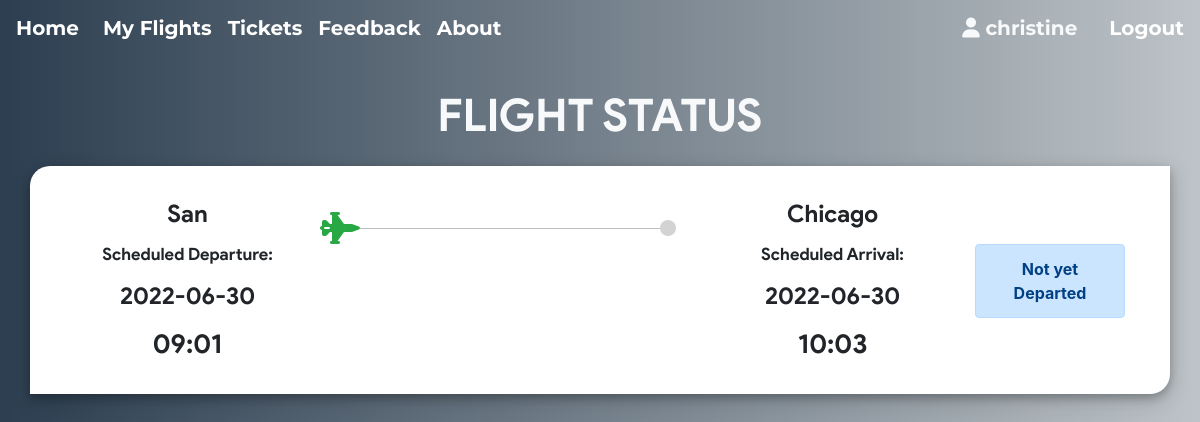
The page /my_flights.php (signed in) on the database as committed earlier.
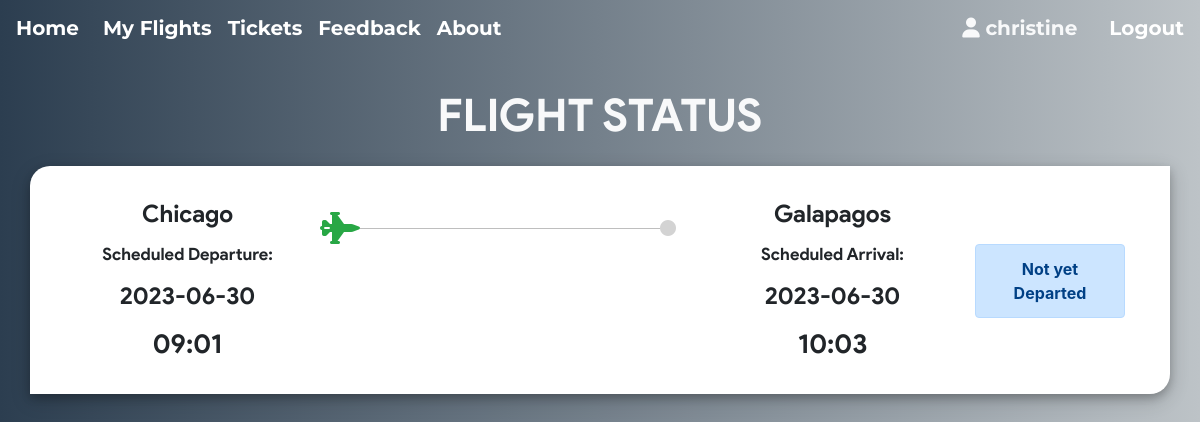
The same page on the database as committed later.
### tables this page shows
CREATE TABLE `ticket` (
  `ticket_id` int(11) NOT NULL,
  `passenger_id` int(11) NOT NULL,
  `flight_id` int(11) NOT NULL,
  `user_id` int(11) NOT NULL,
  `seat_no` varchar(10) NOT NULL,
  `cost` int(11) NOT NULL,
  `class` varchar(3) NOT NULL
);

CREATE TABLE `flight` (
  `flight_id` int(11) NOT NULL,
  `admin_id` int(11) NOT NULL,
  `arrivale` datetime NOT NULL,
  `departure` datetime NOT NULL,
  `Destination` varchar(20) NOT NULL,
  `source` varchar(20) NOT NULL,
  `airline` varchar(20) NOT NULL,
  `Seats` varchar(110) NOT NULL,
  `duration` varchar(20) NOT NULL,
  `Price` int(11) NOT NULL,
  `status` varchar(6) DEFAULT NULL,
  `issue` varchar(50) DEFAULT NULL,
  `last_seat` varchar(5) DEFAULT '',
  `bus_seats` int(11) DEFAULT '20',
  `last_bus_seat` varchar(5) DEFAULT ''
);

### my_flights.php (the view, shortened to what the changed rows need)
<?php if(isset($_SESSION['userId'])) {
    require 'helpers/init_conn_db.php';
?>
<main>
    <div class="container">
    <h1 class="text-center text-light mt-4 mb-4">FLIGHT STATUS</h1>
    <?php
    $sql_t = 'SELECT * FROM Ticket WHERE user_id=?';
    $stmt_t = mysqli_stmt_init($conn);
    if(!mysqli_stmt_prepare($stmt_t,$sql_t)) {
        header('Location: ticket.php?error=sqlerror');
        exit();
    } else {
        mysqli_stmt_bind_param($stmt_t,'i',$_SESSION['userId']);
        mysqli_stmt_execute($stmt_t);
        $result_t = mysqli_stmt_get_result($stmt_t);
        while($row_t = mysqli_fetch_assoc($result_t)) {
            $sql = 'SELECT * FROM Passenger_profile WHERE passenger_id=?';
            $stmt = mysqli_stmt_init($conn);
            if(!mysqli_stmt_prepare($stmt,$sql)) {
                header('Location: my_flights.php?error=sqlerror');
                exit();
            } else {
                mysqli_stmt_bind_param($stmt,'i',$row_t['passenger_id']);
                mysqli_stmt_execute($stmt);
                $result = mysqli_stmt_get_result($stmt);
                if ($row = mysqli_fetch_assoc($result)) {
                    $sql_f = 'SELECT * FROM Flight WHERE flight_id=? ';
                    $stmt_f = mysqli_stmt_init($conn);
                    if(!mysqli_stmt_prepare($stmt_f,$sql_f)) {
                        header('Location: my_flights.php?error=sqlerror');
                        exit();
                    } else {
                        mysqli_stmt_bind_param($stmt_f,'i',$row_t['flight_id']);
                        mysqli_stmt_execute($stmt_f);
                        $result_f = mysqli_stmt_get_result($stmt_f);
                        if($row_f = mysqli_fetch_assoc($result_f)) {
                            $date_time_dep = $row_f['departure'];
                            $date_dep = substr($date_time_dep,0,10);
                            $time_dep = substr($date_time_dep,10,6) ;
                            $date_time_arr = $row_f['arrivale'];
                            $date_arr = substr($date_time_arr,0,10);
                            $time_arr = substr($date_time_arr,10,6) ;
                            if($row_f['status'] === '') {
                                $status = "Not yet Departed";
                                $alert = 'alert-primary';
                            } else if($row_f['status'] === 'dep') {
                                $status = "Departed";
                                $alert = 'alert-info';
                            } else if($row_f['status'] === 'issue') {
                                $status = "Delayed";
                                $alert = 'alert-danger';
                            } else if($row_f['status'] === 'arr') {
                                $status = "Arrived";
                                $alert = 'alert-success';
                            }
                            echo '
                            <div class="row out mb-5 ">
                                <div class="col-md-4 order-lg-3 order-md-1"> ';
                                if($row_f['status'] === 'arr') {
                                    echo '
                                    <div class="row">
                                        <div class="col-1 p-0 m-0">
                                            <i class="fa fa-circle mt-4 text-success"
                                                style="float: right;"></i>
                                        </div>
                                        <div class="col-10 p-0 m-0 mt-3" style="float: right;">
                                            <hr class="bg-success">
                                        </div>
                                        <div class="col-1 p-0 m-0">
                                            <i class="fa fa-2x fa-fighter-jet mt-3 text-success"
                                                ></i>
                                        </div>
                                    </div>
                                    ';
                                } else {
                                    echo '
                                    <div class="row">
                                        <div class="col-1 p-0 m-0">
                                            <i class="fa fa-2x fa-fighter-jet mt-3 text-success"
                                                style="float: right;"></i>
                                        </div>
                                        <div class="col-10 p-0 m-0 mt-3" style="float: right;">
                                            <hr style="background-color: lightgrey;">
                                        </div>
                                        <div class="col-1 p-0 m-0">
                                            <i class="fa fa-circle mt-4"
                                                style="color: lightgrey;"></i>
                                        </div>
                                    </div>
                                    ';
                                }
                                    echo '
                                </div>
                                <div class="col-md-3 col-6 order-md-2 pl-0 text-center
                                    order-lg-2 card-dep">
                                    <p class="city">'.$row_f['source'].'</p>
                                    <p class="stat">Scheduled Departure:</p>
                                    <p class="date">'.$date_dep.'</p>
                                    <p class="time">'.$time_dep.'</p>
                                </div>
                                <div class="col-md-3 col-6 order-md-4 pr-0 text-center
                                    order-lg-4 card-arr"
                                    style="float: right;">
                                    <p class="city">'.$row_f['Destination'].'</p>
                                    <p class="stat">Scheduled Arrival:</p>
                                    <p class="date">'.$date_arr.'</p>
                                    <p class="time">'.$time_arr.'</p>
                                </div>
                                <div class="col-lg-2 order-md-12">
                                    <div class="alert '.$alert.' mt-5 text-center"
                                        role="alert">
                                        '.$status.'
                                    </div>
                                </div>
                            </div> ';
                        }
                    }
                }
            }
        }
    }
    ?>
</div>
</main>
<?php } ?>

Rows that differ between the two databases and show on the page:
changed through a linked row, ticket "Chicago": flight.source "San" → "Chicago"; flight.departure "2022-06-30" → "2023-06-30"; flight.Destination "Chicago" → "Galapagos"; flight.arrivale "2022-06-30" → "2023-06-30"
